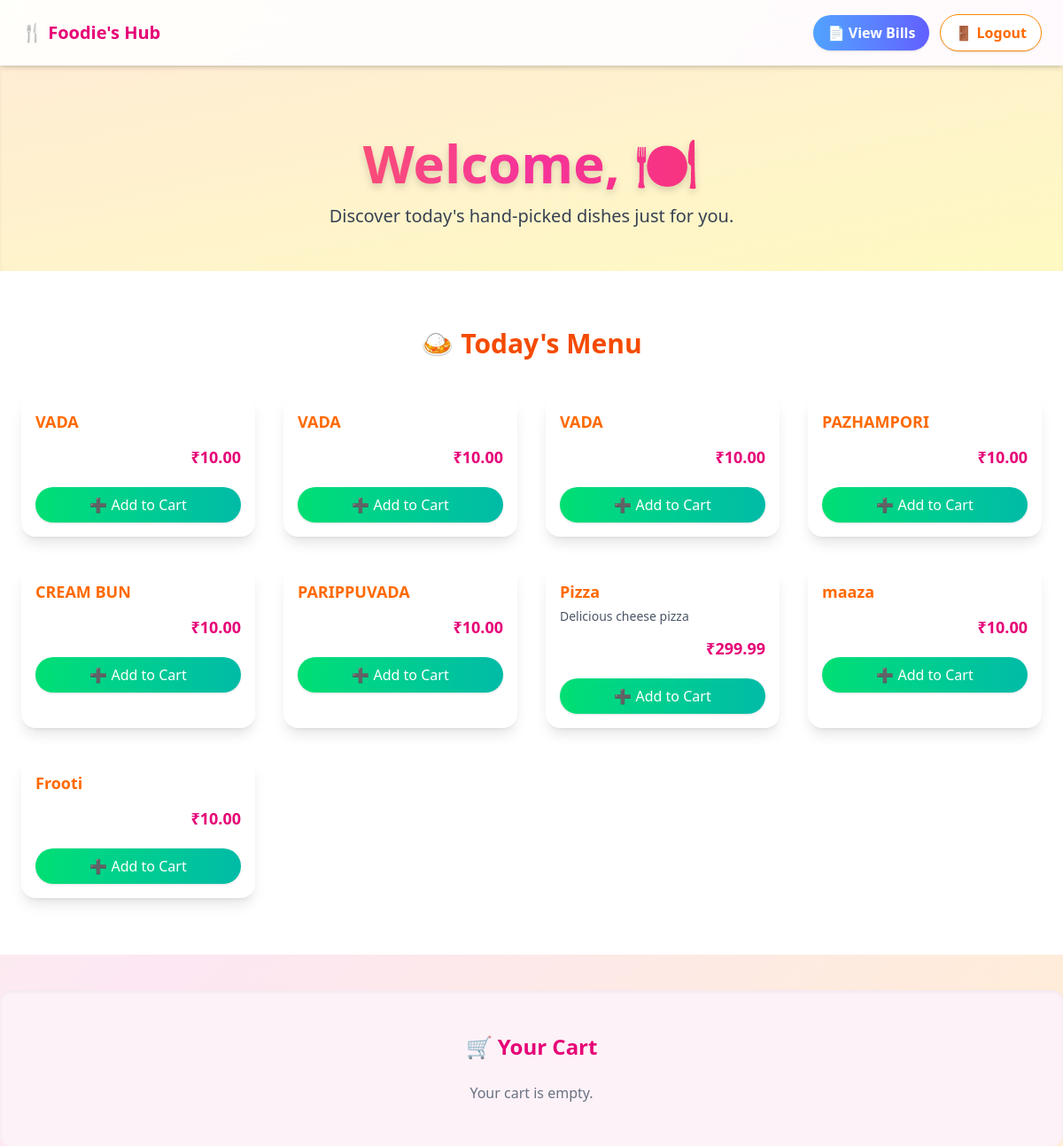
The app's page /inhome/ with its own data.
### canapp/models.py (models this page shows, shortened)
class MenuItem(models.Model):
    name = models.CharField(max_length=255)  # Ensure this field is required
    price = models.DecimalField(max_digits=10, decimal_places=2)
    description = models.TextField(blank=True, null=True)  # Optional field
    image = models.ImageField(upload_to='menu_images/', blank=True, null=True)
    created_at = models.DateTimeField(auto_now_add=True)

### canapp/views.py (the view, shortened to what this page needs)
# urls.py: path('inhome/', inhome_view, name='inhome'),
def inhome_view(request):
    menu_items = MenuItem.objects.all()
    cart = request.session.get('cart', {})
    cart_items = []
    total = 0
    return render(request, 'inhome.html', {
        'menu_items': menu_items,
        'cart_items': cart_items,
        'cart_total': total
    })

### canapp/templates/inhome.html (shortened to what this page needs)
{% load static tailwind_tags %}
<!DOCTYPE html>
<html lang="en">
<head>
  {% tailwind_css %}
</head>
<body class="bg-gradient-to-br from-yellow-50 via-pink-100 to-orange-100 min-h-screen font-sans text-gray-800">
  <header class="sticky top-0 z-50 bg-white/80 backdrop-blur-md shadow-md py-4 px-6 flex items-center justify-between">
    <div class="text-xl font-extrabold text-pink-600 flex items-center gap-2">
      🍴 Foodie's Hub
    </div>
    <div class="flex flex-wrap items-center gap-3">
      <a href="{% url 'view_bills' %}" class="bg-gradient-to-r from-blue-400 to-indigo-500 text-white px-4 py-2 rounded-full font-semibold shadow hover:scale-105 transition hover-glow">
        📄 View Bills
      </a>
      <form action="{% url 'logout' %}" method="post">
        <button type="submit" class="bg-white border border-orange-400 text-orange-500 px-4 py-2 rounded-full font-semibold shadow hover:bg-orange-100 hover:scale-105 transition">
          🚪 Logout
        </button>
      </form>
    </div>
  </header>
  <section class="text-center px-6 pt-20 pb-12 bg-gradient-to-br from-orange-100 to-yellow-100 shadow-inner">
    <h1 class="text-5xl sm:text-6xl font-extrabold text-transparent bg-clip-text bg-gradient-to-r from-orange-500 via-pink-500 to-red-500 animate-fade-in-up drop-shadow-lg">
    </h1>
    <p class="mt-4 text-lg sm:text-xl text-gray-700 font-medium animate-fade-in-up delay-200 max-w-xl mx-auto">
      Discover today's hand-picked dishes just for you.
    </p>
  </section>
  <section class="px-6 py-16 bg-white bg-opacity-60">
    <h2 class="text-3xl font-bold text-center text-orange-600 mb-10 animate-fade-in-up">🍛 Today's Menu</h2>
    <div class="grid gap-8 sm:grid-cols-2 md:grid-cols-3 lg:grid-cols-4">
      {% for item in menu_items %}
      <div class="bg-white rounded-2xl shadow-lg overflow-hidden transform transition hover:scale-105 hover:shadow-2xl animate-fade-in-up">
        <div class="p-4">
          <h3 class="text-lg font-bold text-orange-500">{{ item.name }}</h3>
          <p class="text-sm text-gray-600 mt-1">{{ item.description }}</p>
          <div class="mt-3 text-right">
            <span class="text-pink-600 text-lg font-semibold">₹{{ item.price }}</span>
          </div>
          <div class="flex flex-col sm:flex-row justify-between gap-2 mt-5">
            <form action="{% url 'add_to_cart' item.id %}" method="post" class="w-full">
              <button type="submit" class="w-full bg-gradient-to-r from-green-400 to-teal-500 text-white px-4 py-2 rounded-full font-medium shadow hover:scale-105 transition hover-glow mt-2 sm:mt-0">
                ➕ Add to Cart
              </button>
            </form>
          </div>
        </div>
      </div>
      {% empty %}
      <p class="col-span-full text-center text-lg font-semibold text-gray-600">No menu items available yet.</p>
      {% endfor %}
    </div>
  </section>
  <section class="px-6 py-12 bg-pink-50 mt-10 rounded-xl shadow-inner">
    <h2 class="text-2xl font-bold text-center text-pink-600 mb-6">🛒 Your Cart</h2>
    {% if cart_items %}
    <div class="space-y-4 animate-fade-in-up">
      {% for entry in cart_items %}
      <div class="flex justify-between items-center bg-white px-4 py-3 rounded-lg shadow">
        <div>
          <h4 class="font-semibold text-orange-600">{{ entry.item.name }}</h4>
          <p class="text-sm text-gray-600">₹{{ entry.item.price }} x {{ entry.qty }}</p>
        </div>
        <div class="flex items-center gap-4">
          <span class="text-pink-600 font-bold">₹{{ entry.subtotal }}</span>
          <form action="{% url 'remove_from_cart' entry.item.id %}" method="post">
            {% csrf_token %}
            <button class="text-red-500 hover:text-red-700 font-semibold">✖</button>
          </form>
        </div>
      </div>
      {% endfor %}
      <div class="text-right mt-4 text-lg font-bold text-green-600">
        Total: ₹{{ cart_total }}
      </div>
    </div>
    <div class="text-center mt-6">
      <a href="{% url 'bill_summary' %}" class="bg-gradient-to-r from-orange-400 to-pink-500 text-white px-6 py-3 rounded-full font-medium shadow hover:scale-105 hover:shadow-xl transition hover-glow">
        Proceed to Bill Summary
      </a>
    </div>
    {% else %}
    <p class="text-center text-gray-500 font-medium">Your cart is empty.</p>
    {% endif %}
  </section>
</body>
</html>

### canapp/templates/inhome.html (style rules this page uses)
.animate-fade-in-up { animation: fade-in-up 0.7s ease-out forwards; }

### records on screen
MenuItem: name "VADA", price "10.00"
MenuItem: name "VADA", price "10.00"
MenuItem: name "VADA", price "10.00"
MenuItem: name "PAZHAMPORI", price "10.00"
MenuItem: name "CREAM BUN", price "10.00"
MenuItem: name "PARIPPUVADA", price "10.00"
MenuItem: name "Pizza", description "Delicious cheese pizza", price "299.99"
MenuItem: name "maaza", price "10.00"
MenuItem: name "Frooti", price "10.00"
